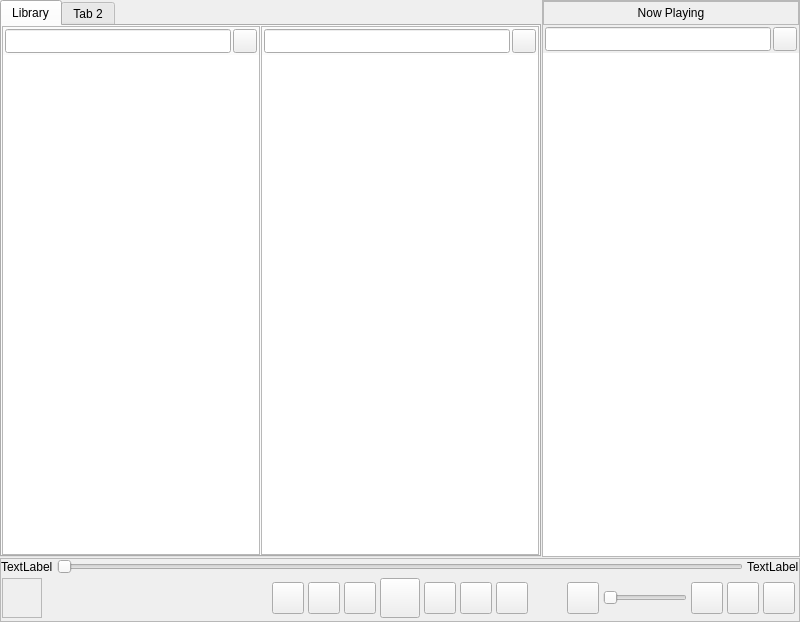
<?xml version="1.0" encoding="UTF-8"?>
<ui version="4.0">
 <class>MainWindow</class>
 <widget class="QMainWindow" name="MainWindow">
  <property name="geometry">
   <rect>
    <x>0</x>
    <y>0</y>
    <width>800</width>
    <height>622</height>
   </rect>
  </property>
  <property name="windowTitle">
   <string>MainWindow</string>
  </property>
  <widget class="QWidget" name="MW_WDG_centeral_widget">
   <layout class="QGridLayout" name="gridLayout_6">
    <property name="leftMargin">
     <number>0</number>
    </property>
    <property name="topMargin">
     <number>0</number>
    </property>
    <property name="rightMargin">
     <number>0</number>
    </property>
    <property name="bottomMargin">
     <number>0</number>
    </property>
    <property name="spacing">
     <number>0</number>
    </property>
    <item row="0" column="0">
     <widget class="QSplitter" name="MW_VSP_mainsplitter">
      <property name="orientation">
       <enum>Qt::Vertical</enum>
      </property>
      <property name="handleWidth">
       <number>1</number>
      </property>
      <widget class="QSplitter" name="MW_HSP_subwindows">
       <property name="sizePolicy">
        <sizepolicy hsizetype="Expanding" vsizetype="Preferred">
         <horstretch>1</horstretch>
         <verstretch>0</verstretch>
        </sizepolicy>
       </property>
       <property name="orientation">
        <enum>Qt::Horizontal</enum>
       </property>
       <property name="handleWidth">
        <number>1</number>
       </property>
       <widget class="QTabWidget" name="SubW_TABWG_MainTab">
        <property name="sizePolicy">
         <sizepolicy hsizetype="Expanding" vsizetype="Expanding">
          <horstretch>1</horstretch>
          <verstretch>1</verstretch>
         </sizepolicy>
        </property>
        <property name="minimumSize">
         <size>
          <width>541</width>
          <height>535</height>
         </size>
        </property>
        <property name="currentIndex">
         <number>0</number>
        </property>
        <widget class="QWidget" name="LBT_WDG_main">
         <attribute name="title">
          <string>Library</string>
         </attribute>
         <layout class="QGridLayout" name="gridLayout_4">
          <property name="leftMargin">
           <number>0</number>
          </property>
          <property name="topMargin">
           <number>0</number>
          </property>
          <property name="rightMargin">
           <number>0</number>
          </property>
          <property name="bottomMargin">
           <number>0</number>
          </property>
          <property name="spacing">
           <number>0</number>
          </property>
          <item row="0" column="0">
           <widget class="QSplitter" name="LBT_HSP_main">
            <property name="orientation">
             <enum>Qt::Horizontal</enum>
            </property>
            <property name="handleWidth">
             <number>1</number>
            </property>
            <widget class="QFrame" name="LBT_FR_grouping">
             <property name="frameShape">
              <enum>QFrame::StyledPanel</enum>
             </property>
             <property name="frameShadow">
              <enum>QFrame::Raised</enum>
             </property>
             <layout class="QGridLayout" name="gridLayout">
              <property name="leftMargin">
               <number>0</number>
              </property>
              <property name="topMargin">
               <number>0</number>
              </property>
              <property name="rightMargin">
               <number>0</number>
              </property>
              <property name="bottomMargin">
               <number>0</number>
              </property>
              <property name="horizontalSpacing">
               <number>4</number>
              </property>
              <property name="verticalSpacing">
               <number>0</number>
              </property>
              <item row="1" column="0">
               <widget class="QFrame" name="LBT_FR_groupsearch">
                <property name="minimumSize">
                 <size>
                  <width>0</width>
                  <height>24</height>
                 </size>
                </property>
                <property name="maximumSize">
                 <size>
                  <width>16777215</width>
                  <height>16777215</height>
                 </size>
                </property>
                <layout class="QHBoxLayout" name="horizontalLayout_3">
                 <property name="spacing">
                  <number>2</number>
                 </property>
                 <property name="leftMargin">
                  <number>2</number>
                 </property>
                 <property name="topMargin">
                  <number>2</number>
                 </property>
                 <property name="rightMargin">
                  <number>2</number>
                 </property>
                 <property name="bottomMargin">
                  <number>2</number>
                 </property>
                 <item>
                  <widget class="QLineEdit" name="LBT_LEDT_groupsearch">
                   <property name="sizePolicy">
                    <sizepolicy hsizetype="Expanding" vsizetype="Preferred">
                     <horstretch>0</horstretch>
                     <verstretch>0</verstretch>
                    </sizepolicy>
                   </property>
                   <property name="minimumSize">
                    <size>
                     <width>0</width>
                     <height>24</height>
                    </size>
                   </property>
                   <property name="maximumSize">
                    <size>
                     <width>16777215</width>
                     <height>24</height>
                    </size>
                   </property>
                  </widget>
                 </item>
                 <item>
                  <widget class="QPushButton" name="LBT_PSB_groupsearch">
                   <property name="sizePolicy">
                    <sizepolicy hsizetype="Fixed" vsizetype="Preferred">
                     <horstretch>0</horstretch>
                     <verstretch>0</verstretch>
                    </sizepolicy>
                   </property>
                   <property name="minimumSize">
                    <size>
                     <width>24</width>
                     <height>24</height>
                    </size>
                   </property>
                   <property name="maximumSize">
                    <size>
                     <width>24</width>
                     <height>24</height>
                    </size>
                   </property>
                   <property name="text">
                    <string/>
                   </property>
                  </widget>
                 </item>
                </layout>
               </widget>
              </item>
              <item row="2" column="0">
               <widget class="QListView" name="LBT_LSV_grouping">
                <property name="sizePolicy">
                 <sizepolicy hsizetype="Expanding" vsizetype="Expanding">
                  <horstretch>0</horstretch>
                  <verstretch>1</verstretch>
                 </sizepolicy>
                </property>
                <property name="frameShape">
                 <enum>QFrame::NoFrame</enum>
                </property>
               </widget>
              </item>
             </layout>
            </widget>
            <widget class="QFrame" name="LBT_FR_maintable">
             <property name="sizePolicy">
              <sizepolicy hsizetype="Preferred" vsizetype="Preferred">
               <horstretch>1</horstretch>
               <verstretch>1</verstretch>
              </sizepolicy>
             </property>
             <property name="frameShape">
              <enum>QFrame::StyledPanel</enum>
             </property>
             <property name="frameShadow">
              <enum>QFrame::Raised</enum>
             </property>
             <layout class="QGridLayout" name="gridLayout_2">
              <property name="leftMargin">
               <number>0</number>
              </property>
              <property name="topMargin">
               <number>0</number>
              </property>
              <property name="rightMargin">
               <number>0</number>
              </property>
              <property name="bottomMargin">
               <number>0</number>
              </property>
              <property name="horizontalSpacing">
               <number>4</number>
              </property>
              <property name="verticalSpacing">
               <number>0</number>
              </property>
              <item row="1" column="0">
               <widget class="QFrame" name="LBT_FR_mainsearch">
                <property name="minimumSize">
                 <size>
                  <width>0</width>
                  <height>24</height>
                 </size>
                </property>
                <property name="maximumSize">
                 <size>
                  <width>16777215</width>
                  <height>16777215</height>
                 </size>
                </property>
                <layout class="QHBoxLayout" name="horizontalLayout_4">
                 <property name="spacing">
                  <number>2</number>
                 </property>
                 <property name="leftMargin">
                  <number>2</number>
                 </property>
                 <property name="topMargin">
                  <number>2</number>
                 </property>
                 <property name="rightMargin">
                  <number>2</number>
                 </property>
                 <property name="bottomMargin">
                  <number>2</number>
                 </property>
                 <item>
                  <widget class="QLineEdit" name="LBT_LEDT_mainsearch">
                   <property name="sizePolicy">
                    <sizepolicy hsizetype="Expanding" vsizetype="Preferred">
                     <horstretch>0</horstretch>
                     <verstretch>0</verstretch>
                    </sizepolicy>
                   </property>
                   <property name="minimumSize">
                    <size>
                     <width>0</width>
                     <height>24</height>
                    </size>
                   </property>
                   <property name="maximumSize">
                    <size>
                     <width>16777215</width>
                     <height>24</height>
                    </size>
                   </property>
                  </widget>
                 </item>
                 <item>
                  <widget class="QPushButton" name="LBT_PSB_mainsearch">
                   <property name="sizePolicy">
                    <sizepolicy hsizetype="Fixed" vsizetype="Preferred">
                     <horstretch>0</horstretch>
                     <verstretch>0</verstretch>
                    </sizepolicy>
                   </property>
                   <property name="minimumSize">
                    <size>
                     <width>24</width>
                     <height>24</height>
                    </size>
                   </property>
                   <property name="maximumSize">
                    <size>
                     <width>24</width>
                     <height>24</height>
                    </size>
                   </property>
                   <property name="text">
                    <string/>
                   </property>
                  </widget>
                 </item>
                </layout>
               </widget>
              </item>
              <item row="2" column="0">
               <widget class="QTableView" name="LDT_TBV_maintable">
                <property name="frameShape">
                 <enum>QFrame::NoFrame</enum>
                </property>
                <property name="editTriggers">
                 <set>QAbstractItemView::NoEditTriggers</set>
                </property>
                <property name="alternatingRowColors">
                 <bool>false</bool>
                </property>
                <property name="selectionBehavior">
                 <enum>QAbstractItemView::SelectRows</enum>
                </property>
                <property name="verticalScrollMode">
                 <enum>QAbstractItemView::ScrollPerItem</enum>
                </property>
                <property name="horizontalScrollMode">
                 <enum>QAbstractItemView::ScrollPerPixel</enum>
                </property>
                <property name="showGrid">
                 <bool>false</bool>
                </property>
                <property name="sortingEnabled">
                 <bool>true</bool>
                </property>
                <property name="cornerButtonEnabled">
                 <bool>false</bool>
                </property>
                <attribute name="horizontalHeaderStretchLastSection">
                 <bool>true</bool>
                </attribute>
                <attribute name="verticalHeaderVisible">
                 <bool>false</bool>
                </attribute>
                <attribute name="verticalHeaderMinimumSectionSize">
                 <number>24</number>
                </attribute>
                <attribute name="verticalHeaderDefaultSectionSize">
                 <number>24</number>
                </attribute>
               </widget>
              </item>
             </layout>
            </widget>
           </widget>
          </item>
         </layout>
        </widget>
        <widget class="QWidget" name="tab_2">
         <attribute name="title">
          <string>Tab 2</string>
         </attribute>
        </widget>
       </widget>
       <widget class="QFrame" name="SubW_FR_queue">
        <property name="frameShape">
         <enum>QFrame::StyledPanel</enum>
        </property>
        <property name="frameShadow">
         <enum>QFrame::Raised</enum>
        </property>
        <layout class="QGridLayout" name="gridLayout_3">
         <property name="leftMargin">
          <number>0</number>
         </property>
         <property name="topMargin">
          <number>0</number>
         </property>
         <property name="rightMargin">
          <number>0</number>
         </property>
         <property name="bottomMargin">
          <number>0</number>
         </property>
         <property name="horizontalSpacing">
          <number>4</number>
         </property>
         <property name="verticalSpacing">
          <number>0</number>
         </property>
         <item row="0" column="0">
          <widget class="QLabel" name="NPQ_HDLB_queue">
           <property name="minimumSize">
            <size>
             <width>0</width>
             <height>24</height>
            </size>
           </property>
           <property name="maximumSize">
            <size>
             <width>16777215</width>
             <height>24</height>
            </size>
           </property>
           <property name="frameShape">
            <enum>QFrame::StyledPanel</enum>
           </property>
           <property name="text">
            <string>Now Playing</string>
           </property>
           <property name="alignment">
            <set>Qt::AlignCenter</set>
           </property>
          </widget>
         </item>
         <item row="3" column="0">
          <widget class="QFrame" name="NPQ_FR_search">
           <property name="minimumSize">
            <size>
             <width>0</width>
             <height>24</height>
            </size>
           </property>
           <property name="maximumSize">
            <size>
             <width>16777215</width>
             <height>16777215</height>
            </size>
           </property>
           <layout class="QHBoxLayout" name="horizontalLayout">
            <property name="spacing">
             <number>2</number>
            </property>
            <property name="leftMargin">
             <number>2</number>
            </property>
            <property name="topMargin">
             <number>2</number>
            </property>
            <property name="rightMargin">
             <number>2</number>
            </property>
            <property name="bottomMargin">
             <number>2</number>
            </property>
            <item>
             <widget class="QLineEdit" name="NPQ_LEDT_search">
              <property name="sizePolicy">
               <sizepolicy hsizetype="Expanding" vsizetype="Preferred">
                <horstretch>0</horstretch>
                <verstretch>0</verstretch>
               </sizepolicy>
              </property>
              <property name="minimumSize">
               <size>
                <width>0</width>
                <height>24</height>
               </size>
              </property>
              <property name="maximumSize">
               <size>
                <width>16777215</width>
                <height>24</height>
               </size>
              </property>
             </widget>
            </item>
            <item>
             <widget class="QPushButton" name="NPQ_PSB_search">
              <property name="sizePolicy">
               <sizepolicy hsizetype="Fixed" vsizetype="Preferred">
                <horstretch>0</horstretch>
                <verstretch>0</verstretch>
               </sizepolicy>
              </property>
              <property name="minimumSize">
               <size>
                <width>24</width>
                <height>24</height>
               </size>
              </property>
              <property name="maximumSize">
               <size>
                <width>24</width>
                <height>24</height>
               </size>
              </property>
              <property name="text">
               <string/>
              </property>
             </widget>
            </item>
           </layout>
          </widget>
         </item>
         <item row="4" column="0">
          <widget class="QListView" name="NPQ_LSV_mainqueue">
           <property name="sizePolicy">
            <sizepolicy hsizetype="Expanding" vsizetype="Expanding">
             <horstretch>0</horstretch>
             <verstretch>1</verstretch>
            </sizepolicy>
           </property>
           <property name="frameShape">
            <enum>QFrame::NoFrame</enum>
           </property>
          </widget>
         </item>
        </layout>
       </widget>
      </widget>
      <widget class="QFrame" name="MW_FR_mainfooter">
       <property name="minimumSize">
        <size>
         <width>0</width>
         <height>64</height>
        </size>
       </property>
       <property name="maximumSize">
        <size>
         <width>16777215</width>
         <height>64</height>
        </size>
       </property>
       <property name="frameShape">
        <enum>QFrame::StyledPanel</enum>
       </property>
       <property name="frameShadow">
        <enum>QFrame::Raised</enum>
       </property>
       <layout class="QVBoxLayout" name="verticalLayout">
        <property name="spacing">
         <number>0</number>
        </property>
        <property name="leftMargin">
         <number>0</number>
        </property>
        <property name="topMargin">
         <number>0</number>
        </property>
        <property name="rightMargin">
         <number>0</number>
        </property>
        <property name="bottomMargin">
         <number>0</number>
        </property>
        <item>
         <widget class="QFrame" name="footer_FR_seekbar">
          <property name="minimumSize">
           <size>
            <width>0</width>
            <height>16</height>
           </size>
          </property>
          <property name="maximumSize">
           <size>
            <width>16777215</width>
            <height>16</height>
           </size>
          </property>
          <layout class="QGridLayout" name="gridLayout_7">
           <property name="leftMargin">
            <number>0</number>
           </property>
           <property name="topMargin">
            <number>0</number>
           </property>
           <property name="rightMargin">
            <number>0</number>
           </property>
           <property name="bottomMargin">
            <number>0</number>
           </property>
           <property name="horizontalSpacing">
            <number>4</number>
           </property>
           <property name="verticalSpacing">
            <number>0</number>
           </property>
           <item row="0" column="2">
            <widget class="QLabel" name="footer_LAB_seekbar_right">
             <property name="text">
              <string>TextLabel</string>
             </property>
            </widget>
           </item>
           <item row="0" column="0">
            <widget class="QLabel" name="footer_LAB_seekbar_left">
             <property name="text">
              <string>TextLabel</string>
             </property>
            </widget>
           </item>
           <item row="0" column="1">
            <widget class="QSlider" name="footer_HSLD_seekbar">
             <property name="minimumSize">
              <size>
               <width>0</width>
               <height>16</height>
              </size>
             </property>
             <property name="orientation">
              <enum>Qt::Horizontal</enum>
             </property>
            </widget>
           </item>
          </layout>
         </widget>
        </item>
        <item>
         <widget class="QFrame" name="footer_FR_bottom">
          <property name="minimumSize">
           <size>
            <width>0</width>
            <height>16</height>
           </size>
          </property>
          <property name="maximumSize">
           <size>
            <width>16777215</width>
            <height>16777215</height>
           </size>
          </property>
          <layout class="QHBoxLayout" name="horizontalLayout_2">
           <property name="spacing">
            <number>0</number>
           </property>
           <property name="leftMargin">
            <number>0</number>
           </property>
           <property name="topMargin">
            <number>0</number>
           </property>
           <property name="rightMargin">
            <number>0</number>
           </property>
           <property name="bottomMargin">
            <number>0</number>
           </property>
           <item>
            <widget class="QFrame" name="footer_FR_label">
             <property name="minimumSize">
              <size>
               <width>236</width>
               <height>0</height>
              </size>
             </property>
             <property name="frameShape">
              <enum>QFrame::NoFrame</enum>
             </property>
             <layout class="QGridLayout" name="gridLayout_11">
              <property name="leftMargin">
               <number>1</number>
              </property>
              <property name="topMargin">
               <number>0</number>
              </property>
              <property name="rightMargin">
               <number>0</number>
              </property>
              <property name="bottomMargin">
               <number>0</number>
              </property>
              <property name="spacing">
               <number>0</number>
              </property>
              <item row="0" column="0">
               <widget class="QLabel" name="footer_PIXLB_cover">
                <property name="minimumSize">
                 <size>
                  <width>40</width>
                  <height>40</height>
                 </size>
                </property>
                <property name="maximumSize">
                 <size>
                  <width>40</width>
                  <height>40</height>
                 </size>
                </property>
                <property name="frameShape">
                 <enum>QFrame::StyledPanel</enum>
                </property>
                <property name="text">
                 <string/>
                </property>
               </widget>
              </item>
              <item row="0" column="1">
               <spacer name="horizontalSpacer_8">
                <property name="orientation">
                 <enum>Qt::Horizontal</enum>
                </property>
                <property name="sizeHint" stdset="0">
                 <size>
                  <width>40</width>
                  <height>20</height>
                 </size>
                </property>
               </spacer>
              </item>
             </layout>
            </widget>
           </item>
           <item>
            <widget class="QFrame" name="footer_FR_playback">
             <property name="sizePolicy">
              <sizepolicy hsizetype="Preferred" vsizetype="Preferred">
               <horstretch>1</horstretch>
               <verstretch>0</verstretch>
              </sizepolicy>
             </property>
             <property name="frameShape">
              <enum>QFrame::NoFrame</enum>
             </property>
             <layout class="QGridLayout" name="gridLayout_5">
              <property name="leftMargin">
               <number>0</number>
              </property>
              <property name="topMargin">
               <number>0</number>
              </property>
              <property name="rightMargin">
               <number>0</number>
              </property>
              <property name="bottomMargin">
               <number>0</number>
              </property>
              <property name="spacing">
               <number>4</number>
              </property>
              <item row="0" column="2">
               <widget class="QPushButton" name="footer_PSB_seekb">
                <property name="minimumSize">
                 <size>
                  <width>32</width>
                  <height>32</height>
                 </size>
                </property>
                <property name="maximumSize">
                 <size>
                  <width>32</width>
                  <height>32</height>
                 </size>
                </property>
                <property name="sizeIncrement">
                 <size>
                  <width>0</width>
                  <height>0</height>
                 </size>
                </property>
                <property name="text">
                 <string/>
                </property>
               </widget>
              </item>
              <item row="0" column="1">
               <widget class="QPushButton" name="footer_PSB_prev">
                <property name="minimumSize">
                 <size>
                  <width>32</width>
                  <height>32</height>
                 </size>
                </property>
                <property name="maximumSize">
                 <size>
                  <width>32</width>
                  <height>32</height>
                 </size>
                </property>
                <property name="sizeIncrement">
                 <size>
                  <width>0</width>
                  <height>0</height>
                 </size>
                </property>
                <property name="text">
                 <string/>
                </property>
               </widget>
              </item>
              <item row="0" column="7">
               <widget class="QPushButton" name="footer_PSB_next">
                <property name="minimumSize">
                 <size>
                  <width>32</width>
                  <height>32</height>
                 </size>
                </property>
                <property name="maximumSize">
                 <size>
                  <width>32</width>
                  <height>32</height>
                 </size>
                </property>
                <property name="sizeIncrement">
                 <size>
                  <width>0</width>
                  <height>0</height>
                 </size>
                </property>
                <property name="text">
                 <string/>
                </property>
               </widget>
              </item>
              <item row="0" column="3">
               <widget class="QPushButton" name="footer_PSB_stop">
                <property name="minimumSize">
                 <size>
                  <width>32</width>
                  <height>32</height>
                 </size>
                </property>
                <property name="maximumSize">
                 <size>
                  <width>32</width>
                  <height>32</height>
                 </size>
                </property>
                <property name="sizeIncrement">
                 <size>
                  <width>0</width>
                  <height>0</height>
                 </size>
                </property>
                <property name="text">
                 <string/>
                </property>
               </widget>
              </item>
              <item row="0" column="4">
               <widget class="QPushButton" name="footer_PSB_play">
                <property name="minimumSize">
                 <size>
                  <width>40</width>
                  <height>40</height>
                 </size>
                </property>
                <property name="maximumSize">
                 <size>
                  <width>40</width>
                  <height>40</height>
                 </size>
                </property>
                <property name="sizeIncrement">
                 <size>
                  <width>0</width>
                  <height>0</height>
                 </size>
                </property>
                <property name="text">
                 <string/>
                </property>
               </widget>
              </item>
              <item row="0" column="5">
               <widget class="QPushButton" name="footer_PSB_pause">
                <property name="minimumSize">
                 <size>
                  <width>32</width>
                  <height>32</height>
                 </size>
                </property>
                <property name="maximumSize">
                 <size>
                  <width>32</width>
                  <height>32</height>
                 </size>
                </property>
                <property name="sizeIncrement">
                 <size>
                  <width>0</width>
                  <height>0</height>
                 </size>
                </property>
                <property name="text">
                 <string/>
                </property>
               </widget>
              </item>
              <item row="0" column="6">
               <widget class="QPushButton" name="footer_PSB_seekf">
                <property name="minimumSize">
                 <size>
                  <width>32</width>
                  <height>32</height>
                 </size>
                </property>
                <property name="maximumSize">
                 <size>
                  <width>32</width>
                  <height>32</height>
                 </size>
                </property>
                <property name="sizeIncrement">
                 <size>
                  <width>0</width>
                  <height>0</height>
                 </size>
                </property>
                <property name="text">
                 <string/>
                </property>
               </widget>
              </item>
              <item row="0" column="0">
               <spacer name="horizontalSpacer_6">
                <property name="orientation">
                 <enum>Qt::Horizontal</enum>
                </property>
                <property name="sizeHint" stdset="0">
                 <size>
                  <width>40</width>
                  <height>20</height>
                 </size>
                </property>
               </spacer>
              </item>
              <item row="0" column="8">
               <spacer name="horizontalSpacer_7">
                <property name="orientation">
                 <enum>Qt::Horizontal</enum>
                </property>
                <property name="sizeHint" stdset="0">
                 <size>
                  <width>40</width>
                  <height>20</height>
                 </size>
                </property>
               </spacer>
              </item>
             </layout>
            </widget>
           </item>
           <item>
            <widget class="QFrame" name="footer_FR_volume">
             <property name="frameShape">
              <enum>QFrame::NoFrame</enum>
             </property>
             <layout class="QGridLayout" name="gridLayout_10">
              <property name="leftMargin">
               <number>4</number>
              </property>
              <property name="topMargin">
               <number>4</number>
              </property>
              <property name="rightMargin">
               <number>4</number>
              </property>
              <property name="bottomMargin">
               <number>4</number>
              </property>
              <property name="spacing">
               <number>4</number>
              </property>
              <item row="0" column="5">
               <widget class="QPushButton" name="footer_PSB_repeat">
                <property name="minimumSize">
                 <size>
                  <width>32</width>
                  <height>32</height>
                 </size>
                </property>
                <property name="maximumSize">
                 <size>
                  <width>32</width>
                  <height>32</height>
                 </size>
                </property>
                <property name="sizeIncrement">
                 <size>
                  <width>0</width>
                  <height>0</height>
                 </size>
                </property>
                <property name="text">
                 <string/>
                </property>
               </widget>
              </item>
              <item row="0" column="1">
               <widget class="QPushButton" name="footer_PSB_volume">
                <property name="minimumSize">
                 <size>
                  <width>32</width>
                  <height>32</height>
                 </size>
                </property>
                <property name="maximumSize">
                 <size>
                  <width>32</width>
                  <height>32</height>
                 </size>
                </property>
                <property name="sizeIncrement">
                 <size>
                  <width>0</width>
                  <height>0</height>
                 </size>
                </property>
                <property name="text">
                 <string/>
                </property>
               </widget>
              </item>
              <item row="0" column="6">
               <widget class="QPushButton" name="pushButton_20">
                <property name="minimumSize">
                 <size>
                  <width>32</width>
                  <height>32</height>
                 </size>
                </property>
                <property name="maximumSize">
                 <size>
                  <width>32</width>
                  <height>32</height>
                 </size>
                </property>
                <property name="sizeIncrement">
                 <size>
                  <width>0</width>
                  <height>0</height>
                 </size>
                </property>
                <property name="text">
                 <string/>
                </property>
               </widget>
              </item>
              <item row="0" column="4">
               <widget class="QPushButton" name="footer_PSB_audio_control">
                <property name="minimumSize">
                 <size>
                  <width>32</width>
                  <height>32</height>
                 </size>
                </property>
                <property name="maximumSize">
                 <size>
                  <width>32</width>
                  <height>32</height>
                 </size>
                </property>
                <property name="sizeIncrement">
                 <size>
                  <width>0</width>
                  <height>0</height>
                 </size>
                </property>
                <property name="text">
                 <string/>
                </property>
               </widget>
              </item>
              <item row="0" column="3">
               <widget class="QSlider" name="footer_HSLD_volume">
                <property name="minimumSize">
                 <size>
                  <width>0</width>
                  <height>24</height>
                 </size>
                </property>
                <property name="orientation">
                 <enum>Qt::Horizontal</enum>
                </property>
               </widget>
              </item>
             </layout>
            </widget>
           </item>
          </layout>
         </widget>
        </item>
       </layout>
      </widget>
     </widget>
    </item>
   </layout>
  </widget>
  <widget class="QMenuBar" name="menubar">
   <property name="geometry">
    <rect>
     <x>0</x>
     <y>0</y>
     <width>800</width>
     <height>22</height>
    </rect>
   </property>
  </widget>
 </widget>
 <resources/>
 <connections/>
</ui>
